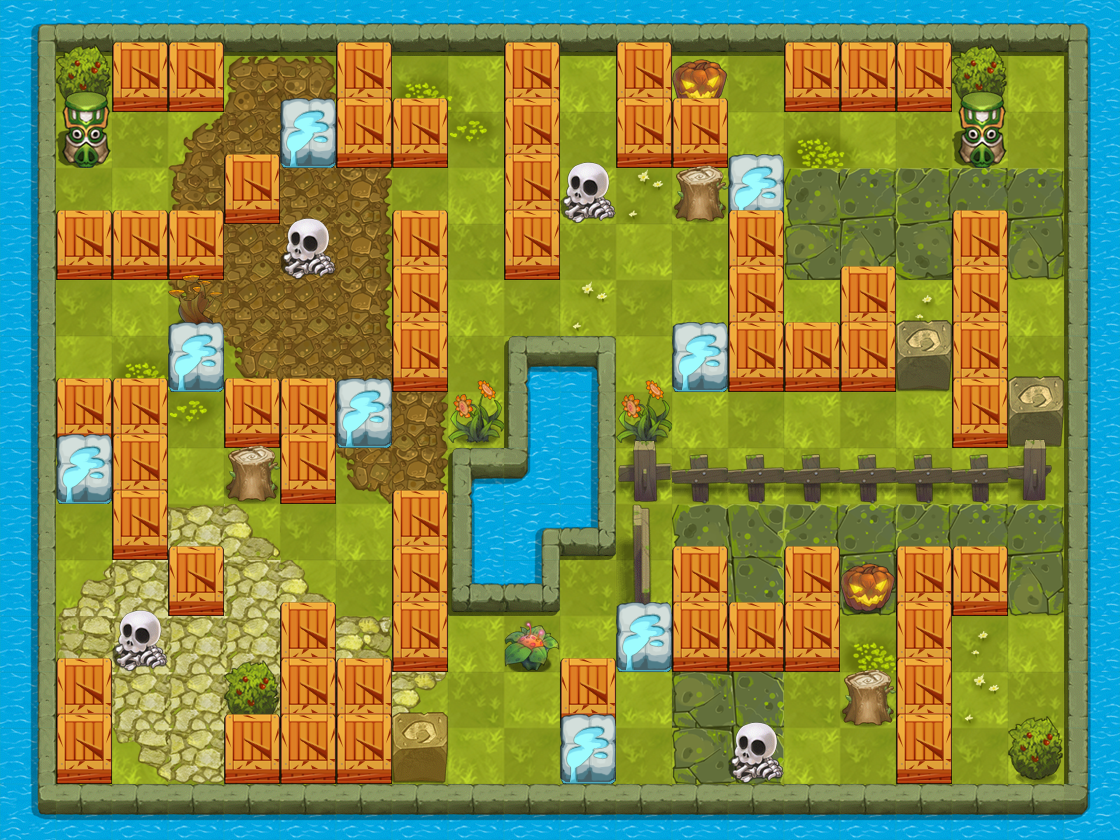

Tiled map render using the project's own tile images. Description and the map definition, with tile-layer contents summarised, below:
An orthogonal 20x15 tile map with 56x56 px tiles, 4 tile layers (collidableLayer, backgroundLayer, floor, stoneLayer), 22 tilesets and 17 objects (soldier_pos).

<map version="1.0" orientation="orthogonal" width="20" height="15" tilewidth="56" tileheight="56">
 <tileset firstgid="1" name="lv2_clmap_base" tilewidth="56" tileheight="56">
  <image source="图块资源/lv2/lv2_clmap_base.png" width="112" height="112" />
 </tileset>
 <tileset firstgid="5" name="lv2_h_wall" tilewidth="56" tileheight="172">
  <image source="图块资源/lv2/lv2_h_wall.png" width="56" height="172" />
 </tileset>
 <tileset firstgid="6" name="lv2_v_wall" tilewidth="172" tileheight="56">
  <image source="图块资源/lv2/lv2_v_wall.png" width="172" height="56" />
 </tileset>
 <tileset firstgid="7" name="meta_tiles" tilewidth="56" tileheight="56">
  <image source="图块资源/lv2/meta_tiles.png" width="112" height="56" />
  <tile id="0">
   <properties>
    <property name="move" value="false" />
   </properties>
  </tile>
  <tile id="1">
   <properties>
    <property name="move" value="true" />
   </properties>
  </tile>
 </tileset>
 <tileset firstgid="9" name="grass" tilewidth="56" tileheight="68">
  <image source="图块资源/lv2/grass.png" width="56" height="68" />
  <tile id="0">
   <properties>
    <property name="type" value="stone" />
   </properties>
  </tile>
 </tileset>
 <tileset firstgid="10" name="lv2_stone" tilewidth="56" tileheight="72">
  <image source="图块资源/lv2/lv2_stone.png" width="56" height="144" />
  <tile id="0">
   <properties>
    <property name="type" value="stone" />
   </properties>
  </tile>
  <tile id="1">
   <properties>
    <property name="type" value="stone" />
   </properties>
  </tile>
 </tileset>
 <tileset firstgid="12" name="lv2_tree" tilewidth="56" tileheight="60">
  <image source="图块资源/lv2/lv2_tree.png" width="56" height="121" />
  <tile id="0">
   <properties>
    <property name="type" value="stone" />
   </properties>
  </tile>
  <tile id="1">
   <properties>
    <property name="type" value="stone" />
   </properties>
  </tile>
 </tileset>
 <tileset firstgid="14" name="lv2_sz1" tilewidth="56" tileheight="103">
  <image source="图块资源/lv2/lv2_sz1.png" width="56" height="103" />
  <tile id="0">
   <properties>
    <property name="type" value="stone" />
   </properties>
  </tile>
 </tileset>
 <tileset firstgid="15" name="lv2_sz2" tilewidth="56" tileheight="77">
  <image source="图块资源/lv2/lv2_sz2.png" width="56" height="77" />
  <tile id="0">
   <properties>
    <property name="type" value="stone" />
   </properties>
  </tile>
 </tileset>
 <tileset firstgid="16" name="riever" tilewidth="56" tileheight="56">
  <image source="图块资源/lv2/riever.png" width="56" height="728" />
 </tileset>
 <tileset firstgid="29" name="lv2_tex2" tilewidth="56" tileheight="56">
  <image source="图块资源/lv2/lv2_tex2.png" width="560" height="560" />
 </tileset>
 <tileset firstgid="129" name="floor1" tilewidth="56" tileheight="68">
  <image source="图块资源/lv2/floor1.png" width="56" height="68" />
  <tile id="0">
   <properties>
    <property name="type" value="stone" />
   </properties>
  </tile>
 </tileset>
 <tileset firstgid="130" name="floor2" tilewidth="56" tileheight="53">
  <image source="图块资源/lv2/floor2.png" width="56" height="53" />
  <tile id="0">
   <properties>
    <property name="type" value="stone" />
   </properties>
  </tile>
 </tileset>
 <tileset firstgid="131" name="floor3" tilewidth="56" tileheight="61">
  <image source="图块资源/lv2/floor3.png" width="56" height="61" />
  <tile id="0">
   <properties>
    <property name="type" value="stone" />
   </properties>
  </tile>
 </tileset>
 <tileset firstgid="132" name="kulo" tilewidth="56" tileheight="62">
  <image source="图块资源/lv2/kulo.png" width="56" height="62" />
 </tileset>
 <tileset firstgid="133" name="nangua" tilewidth="56" tileheight="53">
  <image source="图块资源/lv2/nangua.png" width="56" height="53" />
  <tile id="0">
   <properties>
    <property name="type" value="stone" />
   </properties>
  </tile>
 </tileset>
 <tileset firstgid="134" name="tile_box" tilewidth="56" tileheight="70">
  <image source="图块资源/lv2/tile_box.png" width="112" height="70" />
  <tile id="0">
   <properties>
    <property name="type" value="stone" />
   </properties>
  </tile>
  <tile id="1">
   <properties>
    <property name="type" value="box" />
   </properties>
  </tile>
 </tileset>
 <tileset firstgid="136" name="wl1" tilewidth="56" tileheight="64">
  <image source="图块资源/lv2/wl1.png" width="56" height="64" />
  <tile id="0">
   <properties>
    <property name="type" value="stone" />
   </properties>
  </tile>
 </tileset>
 <tileset firstgid="137" name="wl2" tilewidth="56" tileheight="53">
  <image source="图块资源/lv2/wl2.png" width="56" height="53" />
  <tile id="0">
   <properties>
    <property name="type" value="stone" />
   </properties>
  </tile>
 </tileset>
 <tileset firstgid="138" name="wl3" tilewidth="44" tileheight="65">
  <image source="图块资源/lv2/wl3.png" width="44" height="65" />
  <tile id="0">
   <properties>
    <property name="type" value="stone" />
   </properties>
  </tile>
 </tileset>
 <tileset firstgid="139" name="rightwl" tilewidth="36" tileheight="112">
  <image source="图块资源/lv2/rightwl.png" width="36" height="112" />
 </tileset>
 <tileset firstgid="140" name="leftwl" tilewidth="44" tileheight="112">
  <image source="图块资源/lv2/leftwl.png" width="44" height="112" />
 </tileset>
 <layer name="collidableLayer" width="20" height="15">
  <data>[300 cells, 300 non-empty, 2 distinct tile ids]</data>
 </layer>
 <layer name="backgroundLayer" width="20" height="15">
  <data>[300 cells, 300 non-empty, 4 distinct tile ids]</data>
 </layer>
 <layer name="floor" width="20" height="15">
  <data>[300 cells, 122 non-empty, 76 distinct tile ids]</data>
 </layer>
 <layer name="stoneLayer" width="20" height="15">
  <data>[300 cells, 179 non-empty, 28 distinct tile ids]</data>
 </layer>
 <objectgroup name="soldierObjects" width="20" height="15">
  <object name="soldier_pos" x="112" y="168" width="56" height="56" />
 </objectgroup>
 <objectgroup name="enemyObject" width="20" height="15">
  <object x="616" y="224" width="56" height="56">
   <properties>
    <property name="enemyType" value="4" />
   </properties>
  </object>
  <object x="280" y="280" width="56" height="56">
   <properties>
    <property name="enemyType" value="3" />
   </properties>
  </object>
  <object x="672" y="672" width="56" height="56">
   <properties>
    <property name="enemyType" value="5" />
   </properties>
  </object>
  <object x="896" y="168" width="56" height="56">
   <properties>
    <property name="enemyType" value="6" />
   </properties>
  </object>
  <object x="112" y="728" width="56" height="56">
   <properties>
    <property name="enemyType" value="5" />
   </properties>
  </object>
  <object x="784" y="392" width="56" height="56">
   <properties>
    <property name="enemyType" value="3" />
   </properties>
  </object>
  <object x="840" y="504" width="56" height="56">
   <properties>
    <property name="enemyType" value="7" />
   </properties>
  </object>
  <object x="56" y="560" width="56" height="56">
   <properties>
    <property name="enemyType" value="4" />
   </properties>
  </object>
  <object x="448" y="672" width="56" height="56">
   <properties>
    <property name="enemyType" value="6" />
   </properties>
  </object>
  <object x="448" y="224" width="56" height="56">
   <properties>
    <property name="enemyType" value="5" />
   </properties>
  </object>
  <object x="280" y="504" width="56" height="56">
   <properties>
    <property name="enemyType" value="7" />
   </properties>
  </object>
 </objectgroup>
 <objectgroup name="groundObject" width="20" height="15">
  <object x="616" y="672" width="56" height="56">
   <properties>
    <property name="type" value="hand" />
   </properties>
  </object>
  <object x="672" y="224" width="56" height="56">
   <properties>
    <property name="type" value="hand" />
   </properties>
  </object>
  </objectgroup>
</map>
<!-- 3 of 17 objects omitted -->
